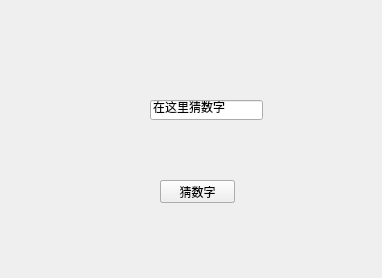
<?xml version="1.0" encoding="UTF-8"?>
<ui version="4.0">
 <class>Form</class>
 <widget class="QWidget" name="Form">
  <property name="geometry">
   <rect>
    <x>0</x>
    <y>0</y>
    <width>382</width>
    <height>278</height>
   </rect>
  </property>
  <property name="windowTitle">
   <string>猜数字游戏</string>
  </property>
  <widget class="QPushButton" name="pushButton">
   <property name="geometry">
    <rect>
     <x>160</x>
     <y>180</y>
     <width>75</width>
     <height>23</height>
    </rect>
   </property>
   <property name="toolTip">
    <string>&lt;b&gt;点击这里猜数字&lt;b&gt;</string>
   </property>
   <property name="text">
    <string>猜数字</string>
   </property>
  </widget>
  <widget class="QLineEdit" name="lineEdit">
   <property name="geometry">
    <rect>
     <x>150</x>
     <y>100</y>
     <width>113</width>
     <height>20</height>
    </rect>
   </property>
   <property name="toolTip">
    <string/>
   </property>
   <property name="text">
    <string>在这里猜数字</string>
   </property>
   <property name="placeholderText">
    <string/>
   </property>
  </widget>
  <widget class="QPushButton" name="pushButton_2">
   <property name="geometry">
    <rect>
     <x>160</x>
     <y>180</y>
     <width>75</width>
     <height>23</height>
    </rect>
   </property>
   <property name="toolTip">
    <string>&lt;b&gt;点击这里猜数字&lt;b&gt;</string>
   </property>
   <property name="text">
    <string>猜数字</string>
   </property>
  </widget>
 </widget>
 <resources/>
 <connections>
  <connection>
   <sender>pushButton_2</sender>
   <signal>clicked()</signal>
   <receiver>Form</receiver>
   <slot>showmessage_click()</slot>
   <hints>
    <hint type="sourcelabel">
     <x>203</x>
     <y>188</y>
    </hint>
    <hint type="destinationlabel">
     <x>241</x>
     <y>225</y>
    </hint>
   </hints>
  </connection>
 </connections>
 <slots>
  <slot>showmessage_click()</slot>
 </slots>
</ui>
